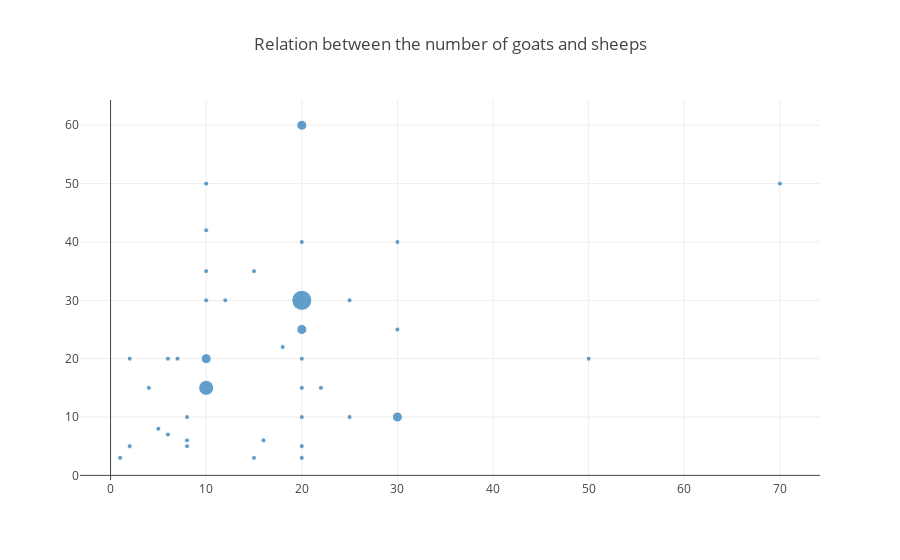
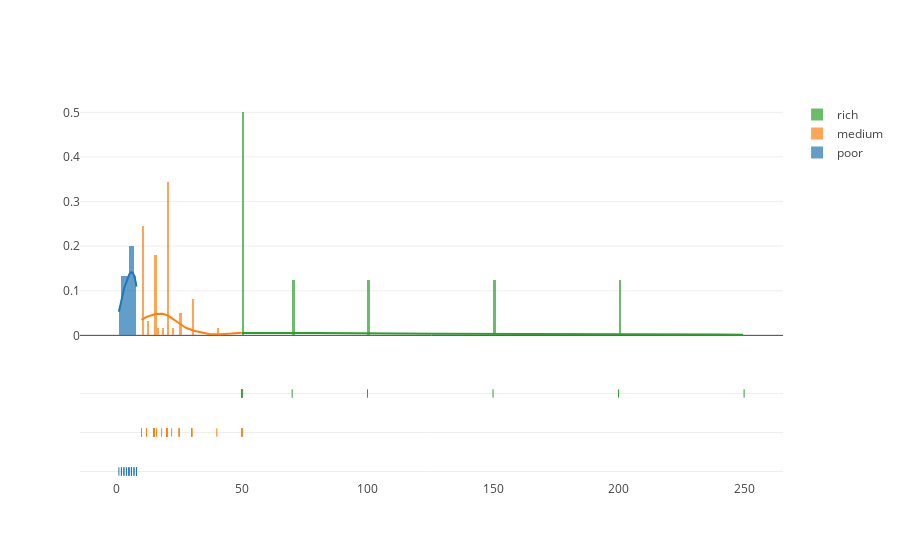

Here is the notebook cell these charts were saved with, in order:
### Markdown cell above
### Livestock

### Code cell
livestock_set = reg_survey.loc[reg_survey['src_incomes'].str.contains("livestock")]

participants = livestock_set.groupby('livestock_participants').size()
participants_goats = livestock_set.loc[livestock_set['livestock_type'].str.contains("goat")].groupby('livestock_participants').size()
#print participants_goats

lvstk_types = ['camel', 'cattle', 'goats', 'sheep', 'chicken']

print get_ocurrences(livestock_set, 'livestock_type')
livestock_women = livestock_set.loc[livestock_set['livestock_participants'] == "women"]
type_women =  livestock_women.groupby('livestock_type').size()
#livestock_set = livestock_set.copy()
for i in lvstk_types:
    livestock_set[i + '_reduced'] = livestock_set['livestock_last_year_' + i] / (livestock_set['livestock_number_' + i] + livestock_set['livestock_number_' + i])
#print ("Types for women")
#print(type_women)
#print livestock_set.groupby('camel_reduced').size()
goats = livestock_set['livestock_number_goats']
q = goats.quantile([.3, .91, 1])
print q
sheeps = livestock_set.groupby('livestock_number_sheep').size()
camels = livestock_set.groupby('livestock_number_camel').size()
chickens = livestock_set.groupby('livestock_number_chicken').size()
prueba = pd.crosstab(livestock_set.livestock_number_goats, livestock_set.livestock_number_sheep).stack().reset_index(name='number')
#prueba.plot.scatter('livestock_number_goats', 'livestock_number_sheep', s=prueba.number * 10)
prueba = prueba[prueba.number != 0]
prueba = prueba[prueba.livestock_number_goats < 100]
prueba = prueba[prueba.livestock_number_sheep < 100]
#display(prueba)
#iplot(x=prueba.livestock_number_goats, y=prueba.livestock_number_sheep, size=prueba.number, text='Livestock',
#             xTitle='Number of goats', yTitle='Number of sheeps',
#             filename='cufflinks/simple-bubble-chart')
goats_vs_sheeps = {
    "layout": {
        "title": "Relation between the number of goats and sheeps"
    },
    "data": [
        {

            "x": prueba.livestock_number_goats,
            "y": prueba.livestock_number_sheep,
            "mode": "markers",
            "marker": {
                "size": prueba.number * 5               
            },
            "type": "scatter"
        }
    ]
}
iplot(goats_vs_sheeps)
goats1 = goats[goats < q[.3]].dropna()
goats2 = goats[goats.between(q[.3], q[.91])].dropna()
goats3 = goats[goats.between(q[.91], q[1])].dropna()
fig = ff.create_distplot([goats1.values, goats2.values, goats3.values], ['poor', 'medium', 'rich'])
iplot (fig)

### Figure 1 — Plotly figure (JSON) as saved in the notebook; plotly's stock layout.template omitted (floating-point values rounded to 4 significant figures)
{"data": [{"marker": {"size": [5, 5, 5, 5, 5, 5, 5, 5, 5, 5, 5, 15, 10, 5, 5, 5, 5, 5, 5, 5, 5, 5, 5, 5, 5, 5, 5, 10, 20, 5, 10, 5, 5, 5, 10, 5, 5, 5, 5]}, "mode": "markers", "type": "scatter", "x": [1, 2, 2, 4, 5, 6, 6, 7, 8, 8, 8, 10, 10, 10, 10, 10, 10, 12, 15, 15, 16, 18, 20, 20, 20, 20, 20, 20, 20, 20, 20, 22, 25, 25, 30, 30, 30, 50, 70], "y": [3, 5, 20, 15, 8, 7, 20, 20, 5, 6, 10, 15, 20, 30, 35, 42, 50, 30, 3, 35, 6, 22, 3, 5, 10, 15, 20, 25, 30, 40, 60, 15, 10, 30, 10, 25, 40, 20, 50]}], "layout": {"title": "Relation between the number of goats and sheeps"}}

### Figure 2 — Plotly figure (JSON) as saved in the notebook; plotly's stock layout.template omitted (floating-point values rounded to 4 significant figures; data arrays with more than 128 entries replaced by an {"elided": "..."} marker saying what was removed)
{"data": [{"autobinx": false, "histnorm": "probability density", "legendgroup": "poor", "marker": {"color": "rgb(31, 119, 180)"}, "name": "poor", "opacity": 0.7, "type": "histogram", "x": [6, 1, 5, 8, 3, 4, 2, 3, 7, 6, 8, 8, 6, 5, 8, 2, 7, 4, 5], "xaxis": "x1", "xbins": {"end": 8, "size": 1, "start": 1}, "yaxis": "y1"}, {"autobinx": false, "histnorm": "probability density", "legendgroup": "medium", "marker": {"color": "rgb(255, 127, 14)"}, "name": "medium", "opacity": 0.7, "type": "histogram", "x": [15, 10, 20, 15, 18, 20, 30, 10, 25, 15, 50, 15, 20, 15, 12, 10, 22, 10, 20, 12, 10, 25, 20, 10, 15, 20, 20, 20, 20, 30, 30, 10, 20, 20, 20, 30, 50, 20, 20, 50, 10, 50, 40, 20, 10, 20, 20, 15, 10, 10, 10, 30, 20, 15, 15, 20, 25, 16, 10, 20, 10, 20, 15, 10, 15], "xaxis": "x1", "xbins": {"end": 50, "size": 1, "start": 10}, "yaxis": "y1"}, {"autobinx": false, "histnorm": "probability density", "legendgroup": "rich", "marker": {"color": "rgb(44, 160, 44)"}, "name": "rich", "opacity": 0.7, "type": "histogram", "x": [150, 50, 70, 50, 250, 50, 50, 100, 200], "xaxis": "x1", "xbins": {"end": 250, "size": 1, "start": 50}, "yaxis": "y1"}, {"legendgroup": "poor", "marker": {"color": "rgb(31, 119, 180)"}, "mode": "lines", "name": "poor", "showlegend": false, "type": "scatter", "x": {"elided": "500 float values"}, "xaxis": "x1", "y": {"elided": "500 float values"}, "yaxis": "y1"}, {"legendgroup": "medium", "marker": {"color": "rgb(255, 127, 14)"}, "mode": "lines", "name": "medium", "showlegend": false, "type": "scatter", "x": {"elided": "500 float values"}, "xaxis": "x1", "y": {"elided": "500 float values"}, "yaxis": "y1"}, {"legendgroup": "rich", "marker": {"color": "rgb(44, 160, 44)"}, "mode": "lines", "name": "rich", "showlegend": false, "type": "scatter", "x": {"elided": "500 float values"}, "xaxis": "x1", "y": {"elided": "500 float values"}, "yaxis": "y1"}, {"legendgroup": "poor", "marker": {"color": "rgb(31, 119, 180)", "symbol": "line-ns-open"}, "mode": "markers", "name": "poor", "showlegend": false, "text": null, "type": "scatter", "x": [6, 1, 5, 8, 3, 4, 2, 3, 7, 6, 8, 8, 6, 5, 8, 2, 7, 4, 5], "xaxis": "x1", "y": ["poor", "poor", "poor", "poor", "poor", "poor", "poor", "poor", "poor", "poor", "poor", "poor", "poor", "poor", "poor", "poor", "poor", "poor", "poor"], "yaxis": "y2"}, {"legendgroup": "medium", "marker": {"color": "rgb(255, 127, 14)", "symbol": "line-ns-open"}, "mode": "markers", "name": "medium", "showlegend": false, "text": null, "type": "scatter", "x": [15, 10, 20, 15, 18, 20, 30, 10, 25, 15, 50, 15, 20, 15, 12, 10, 22, 10, 20, 12, 10, 25, 20, 10, 15, 20, 20, 20, 20, 30, 30, 10, 20, 20, 20, 30, 50, 20, 20, 50, 10, 50, 40, 20, 10, 20, 20, 15, 10, 10, 10, 30, 20, 15, 15, 20, 25, 16, 10, 20, 10, 20, 15, 10, 15], "xaxis": "x1", "y": ["medium", "medium", "medium", "medium", "medium", "medium", "medium", "medium", "medium", "medium", "medium", "medium", "medium", "medium", "medium", "medium", "medium", "medium", "medium", "medium", "medium", "medium", "medium", "medium", "medium", "medium", "medium", "medium", "medium", "medium", "medium", "medium", "medium", "medium", "medium", "medium", "medium", "medium", "medium", "medium", "medium", "medium", "medium", "medium", "medium", "medium", "medium", "medium", "medium", "medium", "medium", "medium", "medium", "medium", "medium", "medium", "medium", "medium", "medium", "medium", "medium", "medium", "medium", "medium", "medium"], "yaxis": "y2"}, {"legendgroup": "rich", "marker": {"color": "rgb(44, 160, 44)", "symbol": "line-ns-open"}, "mode": "markers", "name": "rich", "showlegend": false, "text": null, "type": "scatter", "x": [150, 50, 70, 50, 250, 50, 50, 100, 200], "xaxis": "x1", "y": ["rich", "rich", "rich", "rich", "rich", "rich", "rich", "rich", "rich"], "yaxis": "y2"}], "layout": {"barmode": "overlay", "hovermode": "closest", "legend": {"traceorder": "reversed"}, "xaxis1": {"anchor": "y2", "domain": [0, 1], "zeroline": false}, "yaxis1": {"anchor": "free", "domain": [0.35, 1], "position": 0}, "yaxis2": {"anchor": "x1", "domain": [0, 0.25], "dtick": 1, "showticklabels": false}}}
